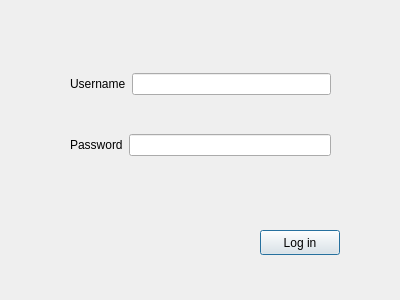
<?xml version="1.0" encoding="UTF-8"?>
<ui version="4.0">
 <class>loginDialog</class>
 <widget class="QDialog" name="loginDialog">
  <property name="geometry">
   <rect>
    <x>0</x>
    <y>0</y>
    <width>400</width>
    <height>300</height>
   </rect>
  </property>
  <property name="windowTitle">
   <string>Dialog</string>
  </property>
  <widget class="QWidget" name="verticalLayoutWidget">
   <property name="geometry">
    <rect>
     <x>70</x>
     <y>40</y>
     <width>261</width>
     <height>151</height>
    </rect>
   </property>
   <layout class="QVBoxLayout" name="verticalLayout">
    <item>
     <layout class="QHBoxLayout" name="horizontalLayout">
      <item>
       <widget class="QLabel" name="label">
        <property name="text">
         <string>Username</string>
        </property>
       </widget>
      </item>
      <item>
       <widget class="QLineEdit" name="usernameField"/>
      </item>
     </layout>
    </item>
    <item>
     <layout class="QHBoxLayout" name="horizontalLayout_2">
      <item>
       <widget class="QLabel" name="label_2">
        <property name="text">
         <string>Password</string>
        </property>
       </widget>
      </item>
      <item>
       <widget class="QLineEdit" name="passwordField">
        <property name="echoMode">
         <enum>QLineEdit::Password</enum>
        </property>
       </widget>
      </item>
     </layout>
    </item>
   </layout>
  </widget>
  <widget class="QPushButton" name="logInButton">
   <property name="geometry">
    <rect>
     <x>260</x>
     <y>230</y>
     <width>80</width>
     <height>25</height>
    </rect>
   </property>
   <property name="text">
    <string>Log in</string>
   </property>
  </widget>
 </widget>
 <resources/>
 <connections/>
</ui>
